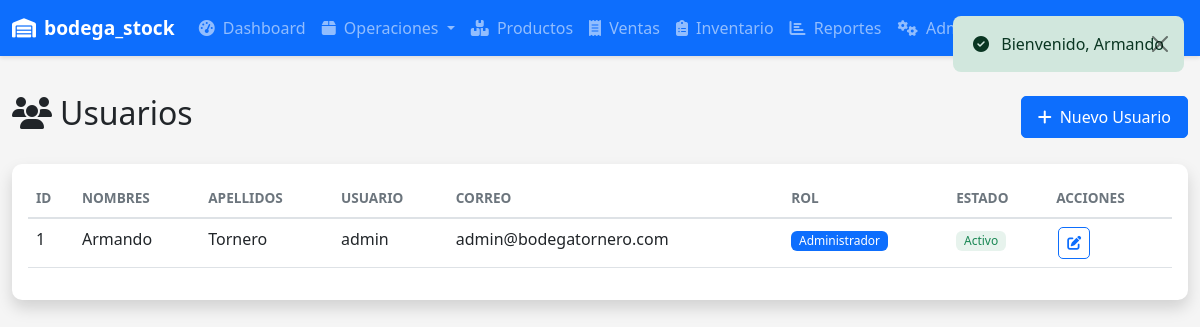
Page /usuarios/index.php (signed in) on the committed database.
### tables this page shows
CREATE TABLE IF NOT EXISTS usuarios (
    id_usuario INT AUTO_INCREMENT PRIMARY KEY,
    nombres VARCHAR(100) NOT NULL,
    apellidos VARCHAR(100) NOT NULL,
    correo VARCHAR(100) NOT NULL UNIQUE,
    usuario VARCHAR(50) NOT NULL UNIQUE,
    contraseña VARCHAR(255) NOT NULL,
    id_rol INT NOT NULL,
    telefono VARCHAR(20),
    direccion TEXT,
    estado ENUM('activo', 'inactivo') DEFAULT 'activo',
    fecha_registro DATETIME DEFAULT CURRENT_TIMESTAMP,
    ultimo_acceso DATETIME,
    intentos_fallidos INT DEFAULT 0,
    FOREIGN KEY (id_rol) REFERENCES roles(id_rol) ON DELETE RESTRICT
);

CREATE TABLE IF NOT EXISTS roles (
    id_rol INT AUTO_INCREMENT PRIMARY KEY,
    nombre_rol VARCHAR(50) NOT NULL UNIQUE,
    descripcion TEXT,
    fecha_creacion DATETIME DEFAULT CURRENT_TIMESTAMP,
    estado ENUM('activo', 'inactivo') DEFAULT 'activo'
);

### usuarios/index.php (called while the page is built, shortened)
<?php
require_once __DIR__ . '/../config/database.php';
require_once __DIR__ . '/../app/helpers/Session.php';
require_once __DIR__ . '/../app/models/Usuario.php';
$usuarioModel = new Usuario();
$pagina = $_GET['pagina'] ?? 1;
$usuarios = $usuarioModel->obtenerTodos($pagina);
require_once __DIR__ . '/../app/views/usuarios/index.php';

### app/helpers/Session.php (called while the page is built, shortened)
<?php
class Session {
    public static function get($key, $default = null) {
        return $_SESSION[$key] ?? $default;
    }
    public static function hasPermission($permission) {
        $permissions = self::get('user_permissions', []);
        return in_array($permission, $permissions);
    }
}

### config/database.php (called while the page is built, shortened)
<?php
class Database {
    private static $instance = null;
    private $connection;
    private function __construct() {
        try {
            $dsn = "mysql:host=" . DB_HOST . ";dbname=" . DB_NAME . ";charset=" . DB_CHARSET;
            $options = [
                PDO::ATTR_ERRMODE => PDO::ERRMODE_EXCEPTION,
                PDO::ATTR_DEFAULT_FETCH_MODE => PDO::FETCH_ASSOC,
                PDO::ATTR_EMULATE_PREPARES => false,
                PDO::ATTR_PERSISTENT => false
            ];
            $this->connection = new PDO($dsn, DB_USER, DB_PASS, $options);
        } catch (PDOException $e) {
            error_log("Error de conexión a la base de datos: " . $e->getMessage());
            die("Error de conexión a la base de datos. Por favor contacte al administrador.");
        }
    }
    public static function getInstance() {
        if (self::$instance === null) {
            self::$instance = new self();
        }
        return self::$instance;
    }
    public function getConnection(): PDO {
        return $this->connection;
    }
}

### app/models/Usuario.php (called while the page is built, shortened)
<?php
require_once __DIR__ . '/../../config/database.php';
class Usuario {
    private $db;
    public function __construct() {
        $this->db = Database::getInstance()->getConnection();
    }
    public function obtenerTodos($pagina = 1, $limite = ITEMS_PER_PAGE) {
        $offset = ($pagina - 1) * $limite;
        $sql = "SELECT u.*, r.nombre_rol
                FROM usuarios u
                INNER JOIN roles r ON u.id_rol = r.id_rol
                ORDER BY u.fecha_registro DESC
                LIMIT :limite OFFSET :offset";
        $stmt = $this->db->prepare($sql);
        $stmt->bindValue(':limite', $limite, PDO::PARAM_INT);
        $stmt->bindValue(':offset', $offset, PDO::PARAM_INT);
        $stmt->execute();
        return $stmt->fetchAll();
    }
}

### app/views/usuarios/index.php (the view, shortened to what this page needs)
<?php
require_once __DIR__ . '/../layouts/header.php';
?>
<div class="container-fluid py-4">
    <div class="row mb-4">
        <div class="col-12">
            <div class="d-flex justify-content-between align-items-center">
                <h2><i class="fas fa-users me-2"></i>Usuarios</h2>
                <?php if (Session::hasPermission('usuarios.crear')): ?>
                <a href="/usuarios/crear.php" class="btn btn-primary">
                    <i class="fas fa-plus me-2"></i>Nuevo Usuario
                </a>
                <?php endif; ?>
            </div>
        </div>
    </div>
    <div class="card shadow">
        <div class="card-body">
            <div class="table-responsive">
                <table class="table table-hover" id="usuariosTable">
                    <thead>
                        <tr>
                            <th>ID</th>
                            <th>Nombres</th>
                            <th>Apellidos</th>
                            <th>Usuario</th>
                            <th>Correo</th>
                            <th>Rol</th>
                            <th>Estado</th>
                            <th>Acciones</th>
                        </tr>
                    </thead>
                    <tbody>
                        <?php foreach ($usuarios as $usuario): ?>
                        <tr>
                            <td><?= $usuario['id_usuario'] ?></td>
                            <td><?= htmlspecialchars($usuario['nombres']) ?></td>
                            <td><?= htmlspecialchars($usuario['apellidos']) ?></td>
                            <td><?= htmlspecialchars($usuario['usuario']) ?></td>
                            <td><?= htmlspecialchars($usuario['correo']) ?></td>
                            <td><span class="badge bg-primary"><?= htmlspecialchars($usuario['nombre_rol']) ?></span></td>
                            <td>
                                <span class="badge status-<?= $usuario['estado'] ?>">
                                    <?= ucfirst($usuario['estado']) ?>
                                </span>
                            </td>
                            <td>
                                <?php if (Session::hasPermission('usuarios.editar')): ?>
                                <a href="/usuarios/editar.php?id=<?= $usuario['id_usuario'] ?>" class="btn btn-sm btn-outline-primary action-btn" title="Editar">
                                    <i class="fas fa-edit"></i>
                                </a>
                                <?php endif; ?>
                            </td>
                        </tr>
                        <?php endforeach; ?>
                    </tbody>
                </table>
            </div>
        </div>
    </div>
</div>
<?php require_once __DIR__ . '/../layouts/footer.php'; ?>

### public/css/style.css (style rules this page uses)
:root { --primary-color: #0d6efd; --secondary-color: #6c757d; --success-color: #198754; --danger-color: #dc3545; --warning-color: #ffc107; --info-color: #0dcaf0; --light-color: #f8f9fa; --dark-color: #212529; }
body { font-family: 'Segoe UI', Tahoma, Geneva, Verdana, sans-serif; background-color: #f5f5f5; }
.card { border: none; border-radius: 10px; box-shadow: 0 2px 4px rgba(0,0,0,.1); transition: transform 0.2s; }
.table { background-color: white; }
.table thead th { border-bottom: 2px solid #dee2e6; font-weight: 600; text-transform: uppercase; font-size: 0.85rem; color: #6c757d; }
.btn { border-radius: 5px; padding: 0.5rem 1rem; font-weight: 500; transition: all 0.2s; }
.btn-sm { padding: 0.25rem 0.5rem; font-size: 0.875rem; }
.badge { font-weight: 500; padding: 0.35em 0.65em; }
.status-activo { background-color: rgba(25, 135, 84, 0.1); color: #198754; }
.action-btn { width: 32px; height: 32px; padding: 0; display: inline-flex; align-items: center; justify-content: center; border-radius: 5px; margin: 0 2px; }

### rows in the picture
usuarios: id_usuario "1", nombres "Armando", apellidos "Tornero", usuario "admin", correo "admin@bodegatornero.com", id_rol.nombre_rol "Administrador", estado "Activo"

### other values in the picture
SITE_NAME "bodega_stock"
